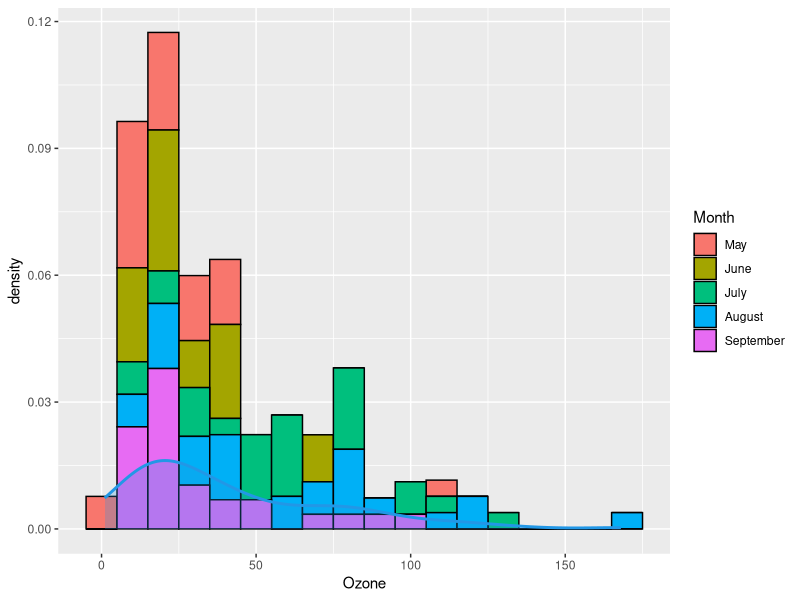

This chart was generated by the following R code:
View(airquality)
air<-airquality
library(ggplot2)
library("gridExtra")
air$Month <- factor(air$Month,labels=c("May","June","July","August","September"))
gg1 <- ggplot(air,aes(x=1:nrow(air),y=Temp)) +
  geom_line(aes(col=Month)) +
  geom_point(aes(col=Month,size=Wind)) +
  geom_smooth(method="loess",col="black") +
  labs(x="Time (days)",y="Temperature (F)")
s<-ggplot(data=air,aes(x=Ozone, y=..density..))
s+geom_histogram(binwidth=10,aes(fill=Month),colour="black")+
  geom_density(lwd = 1, colour = 4,
               fill = 4, alpha = 0.25)
